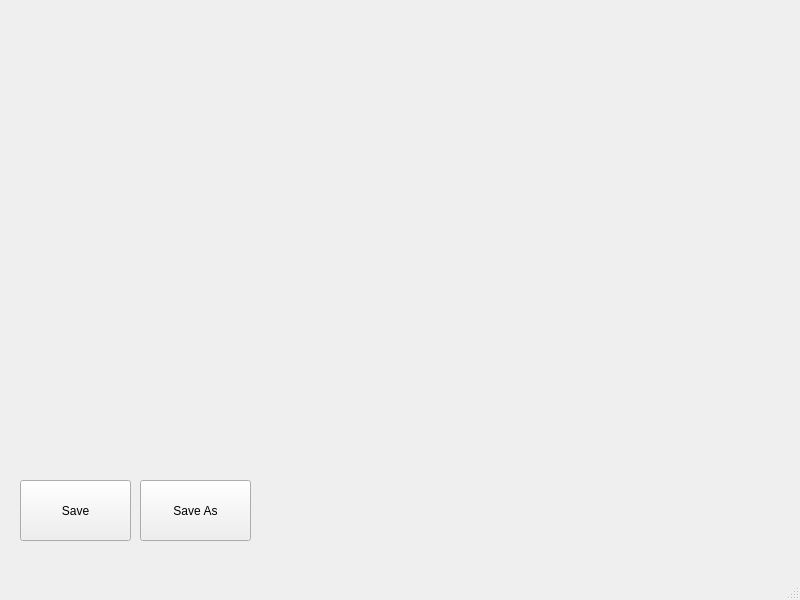
<?xml version="1.0" encoding="UTF-8"?>
<ui version="4.0">
 <class>MainWindow</class>
 <widget class="QMainWindow" name="MainWindow">
  <property name="geometry">
   <rect>
    <x>0</x>
    <y>0</y>
    <width>800</width>
    <height>600</height>
   </rect>
  </property>
  <property name="windowTitle">
   <string>Configurate</string>
  </property>
  <widget class="QWidget" name="centralwidget">
   <widget class="QWidget" name="verticalLayoutWidget">
    <property name="geometry">
     <rect>
      <x>20</x>
      <y>10</y>
      <width>231</width>
      <height>461</height>
     </rect>
    </property>
    <layout class="QVBoxLayout" name="verticalLayout"/>
   </widget>
   <widget class="QPushButton" name="saveButton">
    <property name="geometry">
     <rect>
      <x>20</x>
      <y>480</y>
      <width>111</width>
      <height>61</height>
     </rect>
    </property>
    <property name="text">
     <string>Save</string>
    </property>
   </widget>
   <widget class="QPushButton" name="saveAsButton">
    <property name="geometry">
     <rect>
      <x>140</x>
      <y>480</y>
      <width>111</width>
      <height>61</height>
     </rect>
    </property>
    <property name="text">
     <string>Save As</string>
    </property>
   </widget>
  </widget>
  <widget class="QMenuBar" name="menubar">
   <property name="geometry">
    <rect>
     <x>0</x>
     <y>0</y>
     <width>800</width>
     <height>20</height>
    </rect>
   </property>
  </widget>
  <widget class="QStatusBar" name="statusbar"/>
 </widget>
 <resources/>
 <connections/>
</ui>
